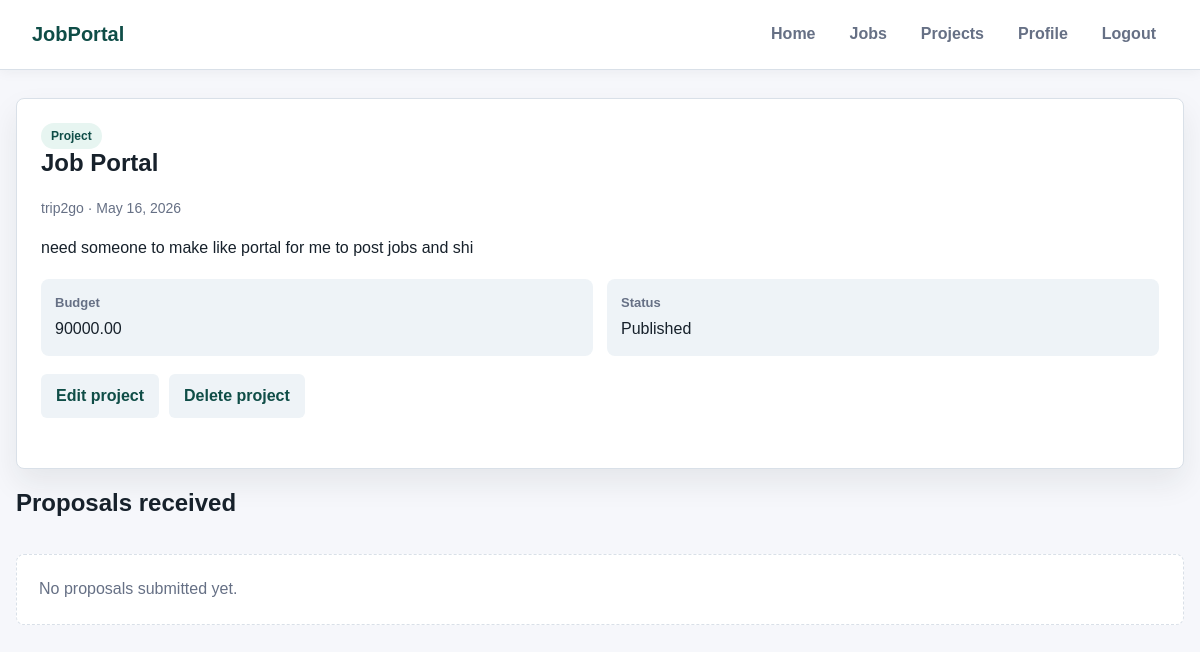
Before: /proposals_for_project/15 (signed in) with the older database file.
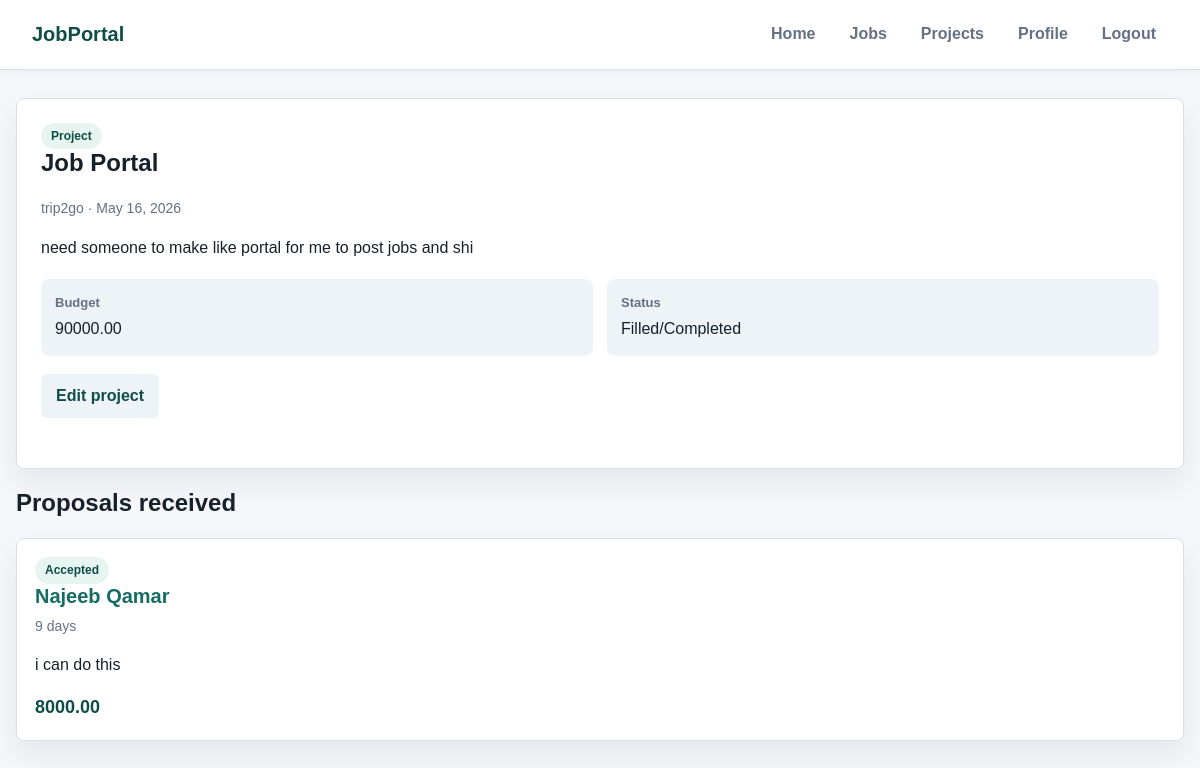
After: the same page with the newer database file.
### recruiter/models.py (models this page shows, shortened)
class TimeStampedModel(models.Model):
    created_at = models.DateTimeField(auto_now_add=True, db_index=True)
    updated_at = models.DateTimeField(auto_now=True)
    class Meta:
        abstract = True

class Post(TimeStampedModel):
    POST_TYPE_CHOICES = [
        ('job', 'Job Position'),
        ('project', 'Project'),
    ]
    STATUS_CHOICES = [
        ('draft', 'Draft'),
        ('published', 'Published'),
        ('closed', 'Closed'),
        ('filled', 'Filled/Completed'),
        ('cancelled', 'Cancelled'),
    ]
    post_type = models.CharField(
        max_length=20,
        choices=POST_TYPE_CHOICES,
        db_index=True
    )
    title = models.CharField(
        max_length=250,
        help_text="Title of the job or project"
    )
    description = models.TextField(
        help_text="Detailed description"
    )
    company = models.ForeignKey(
        Company,
        on_delete=models.CASCADE,
        related_name="posts"
    )
    salary = models.DecimalField(
        max_digits=10,
        decimal_places=2,
        null=True,
        blank=True,
        validators=[MinValueValidator(0)],
        help_text="Annual salary for jobs"
    )
    budget = models.DecimalField(
        max_digits=12,
        decimal_places=2,
        null=True,
        blank=True,
        validators=[MinValueValidator(0)],
        help_text="Total budget for projects"
    )
    status = models.CharField(
        max_length=20,
        choices=STATUS_CHOICES,
        default='draft',
        db_index=True
    )
    is_active = models.BooleanField(default=True, db_index=True)
    is_featured = models.BooleanField(default=False)
    published_at = models.DateTimeField(null=True, blank=True)
    closed_at = models.DateTimeField(null=True, blank=True)
    skills_required = models.ManyToManyField(
        Skill,
        related_name="posts",
        blank=True
    )
    created_by = models.ForeignKey(
        CustomUser,
        on_delete=models.CASCADE,
        related_name="created_posts"
    )
    slug = models.SlugField(blank=True, null=True)
    class Meta:
        ordering = ['-created_at']
        indexes = [
            models.Index(fields=['post_type', 'status', 'is_active']),
            models.Index(fields=['company', 'status']),
            models.Index(fields=['is_featured', 'is_active']),
        ]

class Company(TimeStampedModel):
    name = models.CharField(
        max_length=150,
        unique=True,
        help_text="Official company name"
    )
    location = models.CharField(
        max_length=150,
        help_text="Headquarters location"
    )
    website = models.URLField(
        blank=True,
        help_text="Company website URL"
    )
    description = models.TextField(
        blank=True,
        help_text="Company description and mission"
    )
    industry = models.CharField(
        max_length=100,
        blank=True,
        help_text="Primary industry (e.g., Technology, Healthcare)"
    )
    size = models.PositiveIntegerField(
        null=True,
        blank=True,
        help_text="Number of employees",
        verbose_name="Company Size"
    )
    logo = models.ImageField(
        upload_to='company_logos/%Y/%m/%d/',
        null=True,
        blank=True,
        help_text="Company logo image"
    )
    is_active = models.BooleanField(
        default=True,
        help_text="Whether the company is currently active on the platform"
    )
    class Meta:
        verbose_name_plural = "Companies"
        ordering = ['name']
        indexes = [
            models.Index(fields=['name']),
            models.Index(fields=['industry']),
            models.Index(fields=['is_active']),
        ]
    def __str__(self):
        return self.name

class Proposal(TimeStampedModel):
    STATUS_CHOICES = [
        ('submitted', 'Submitted'),
        ('reviewing', 'Under Review'),
        ('accepted', 'Accepted'),
        ('rejected', 'Rejected'),
        ('withdrawn', 'Withdrawn'),
    ]
    amount = models.DecimalField(
        max_digits=10,
        decimal_places=2,
        validators=[MinValueValidator(0)],
        verbose_name="Proposal Amount",
        help_text="Bid amount for the project"
    )
    description = models.TextField(
        help_text="Detailed proposal description"
    )
    applicant = models.ForeignKey(
        ApplicantProfile,
        on_delete=models.CASCADE,
        related_name="proposals"
    )
    project = models.ForeignKey(
        Post,
        on_delete=models.CASCADE,
        related_name="proposals",
        limit_choices_to={'post_type': 'project', 'status': 'published'}
    )
    status = models.CharField(
        max_length=20,
        choices=STATUS_CHOICES,
        default='submitted',
        db_index=True
    )
    cover_letter = models.FileField(
        upload_to='proposals/%Y/%m/%d/',
        null=True,
        blank=True,
        help_text="Optional cover letter (PDF)"
    )
    estimated_duration = models.PositiveIntegerField(
        null=True,
        blank=True,
        help_text="Estimated duration in days"
    )
    submitted_at = models.DateTimeField(auto_now_add=True)
    reviewed_at = models.DateTimeField(null=True, blank=True)
    reviewed_by = models.ForeignKey(
        RepresentativeProfile,
        on_delete=models.SET_NULL,
        null=True,
        blank=True,
        related_name="reviewed_proposals"
    )
    class Meta:
        ordering = ['amount', '-submitted_at']
        constraints = [
            models.UniqueConstraint(
                fields=['applicant', 'project'],
                name='unique_proposal_per_applicant_project',
                violation_error_message="You have already submitted a proposal for this project"
            ),
            models.CheckConstraint(
                check=models.Q(amount__gte=0),
                name='proposal_amount_non_negative'
            )
        ]
        indexes = [
            models.Index(fields=['status', 'submitted_at']),
            models.Index(fields=['project', 'status']),
        ]

class ApplicantProfile(TimeStampedModel):
    user = models.OneToOneField(
        CustomUser,
        on_delete=models.CASCADE,
        related_name='applicant_profile',
        limit_choices_to={'user_type': 'applicant'}
    )
    cv = models.FileField(
        upload_to='cvs/%Y/%m/%d/',
        validators=[FileExtensionValidator(allowed_extensions=['pdf', 'docx'])],
        help_text="Upload your CV (PDF or DOCX)"
    )
    summary = models.TextField(
        blank=True,
        help_text="Professional summary or bio"
    )
    experience_years = models.PositiveIntegerField(
        default=0,
        help_text="Years of professional experience"
    )
    skills = models.ManyToManyField(
        Skill,
        related_name="applicants",
        blank=True,
        help_text="Select your skills"
    )
    linkedin_url = models.URLField(blank=True)
    github_url = models.URLField(blank=True)
    portfolio_url = models.URLField(blank=True)
    expected_salary = models.DecimalField(
        max_digits=10,
        decimal_places=2,
        null=True,
        blank=True,
        validators=[MinValueValidator(0)],
        help_text="Expected annual salary"
    )
    location_preference = models.CharField(max_length=150, blank=True)
    class Meta:
        indexes = [
            models.Index(fields=['experience_years']),
        ]

class CustomUser(AbstractUser):
    USER_TYPE_CHOICES = [
        ('applicant', 'Applicant'),
        ('representative', 'Company Representative'),
        ('admin', 'Administrator'),
    ]
    email = models.EmailField(unique=True)
    user_type = models.CharField(
        max_length=20,
        choices=USER_TYPE_CHOICES,
        default='applicant'
    )
    profile_picture = models.ImageField(
        upload_to='profile_pictures/%Y/%m/%d/',
        null=True,
        blank=True
    )
    class Meta:
        ordering = ['username']
        indexes = [
            models.Index(fields=['email']),
            models.Index(fields=['user_type', 'is_active']),
        ]
    def get_full_name(self):
        if self.first_name and self.last_name:
            return f"{self.first_name} {self.last_name}"
        return self.username

### recruiter/view_modules/project_views.py (the view)
# urls.py: path("proposals_for_project/<int:project_id>", views.view_proposals_for_project, name="proposals_for_project"),
@login_required(login_url='login')
def view_proposals_for_project(request, project_id):
    if not is_representative(request.user):
        messages.error(request, "You are not allowed to access this page!")
        return redirect("all_projects_created")
    profile = getattr(request.user, 'representative_profile', None)
    if not profile:
        messages.error(request, "You have to create profile first!")
        return redirect("representative_profile")
    project = get_object_or_404(Post, post_type='project', pk=project_id, created_by=request.user)
    accepted_proposal = project.proposals.filter(status='accepted').first()
    proposals = [] if accepted_proposal else project.proposals.all()
    return render(request, "projects/proposals_for_project.html", {
        'proposals': proposals,
        'accepted_proposal': accepted_proposal,
        'project': project,
    })

### recruiter/view_modules/common.py (called while the page is built)
def is_representative(user):
    return user.user_type == 'representative'

### recruiter/templates/projects/proposals_for_project.html (shortened to what this page needs)
{% extends "recruiter/base.html" %}
{% block content %}
    <section class="detail-panel">
        <span class="badge">Project</span>
        <h1>{{ project.title }}</h1>
        <p class="meta">{{ project.company }} · {{ project.published_at|date:"M j, Y" }}</p>
        <p>{{ project.description }}</p>
        <div class="detail-list">
            <div class="detail-item"><strong>Budget</strong>{% if project.budget %}{{ project.budget }}{% else %}Not specified{% endif %}</div>
            <div class="detail-item"><strong>Status</strong>{{ project.get_status_display }}</div>
        </div>
        <div class="action-bar">
            <a href="{% url 'edit_project' project.id %}" class="button button-secondary">Edit project</a>
            {% if project.is_active %}<a href="{% url 'delete_project' project.id %}" class="button button-secondary">Delete project</a>{% endif %}
        </div>
    </section>
    <h2>Proposals received</h2>
    <div class="grid">
        {% if accepted_proposal %}
            <article class="card">
                <span class="badge">Accepted</span>
                <h2><a href="{% url 'proposal_detail' accepted_proposal.pk %}">{{ accepted_proposal.applicant.user.get_full_name }}</a></h2>
                <p class="meta">{% if accepted_proposal.estimated_duration %}{{ accepted_proposal.estimated_duration }} days{% else %}Duration not specified{% endif %}</p>
                <p>{{ accepted_proposal.description|truncatewords:24 }}</p>
                <p class="amount">{{ accepted_proposal.amount }}</p>
            </article>
        {% else %}
            {% for proposal in proposals %}
                <article class="card">
                    <span class="badge badge-muted">{{ proposal.get_status_display }}</span>
                    <h2><a href="{% url 'proposal_detail' proposal.pk %}">{{ proposal.applicant.user.get_full_name }}</a></h2>
                    <p class="meta">Submitted {{ proposal.submitted_at|date:"M j, Y" }} · {% if proposal.estimated_duration %}{{ proposal.estimated_duration }} days{% else %}Duration not specified{% endif %}</p>
                    <p>{{ proposal.description|truncatewords:24 }}</p>
                    <p class="amount">{{ proposal.amount }}</p>
                </article>
            {% empty %}
                <p class="empty-state">No proposals submitted yet.</p>
            {% endfor %}
        {% endif %}
    </div>
{% endblock %}

Changed rows visible on the page:
changed Post "Job Portal": status "Published" → "Filled/Completed"; is_active True → False (drawn)
added Proposal: applicant.user.get_full_name "Najeeb Qamar", estimated_duration "9", description "i can do this", amount "8000.00"
Other visible differences:
text no longer shown: "Delete project No proposals submitted yet."
text now shown: "Accepted days"
